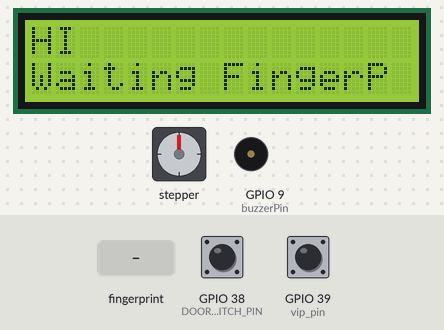
A sketch run on a simulated ESP32. Shown: stepper motor, 16×2 character LCD, buzzer (waves = sounding, pin HIGH). Wiring (inferred from the names in the program): stepper motor (2048 steps per turn assumed): coils GPIO 11, GPIO 12, GPIO 13, GPIO 5. The test bench sets the inputs (shaded band); at power-on: GPIO 38 (DOOR_SWITCH_PIN) HIGH, GPIO 39 (vip_pin) HIGH. Pins used as bus, display or sensor lines are not drawn; what the sketch prints to the serial monitor is not drawn.

Above: at 1.8 s.
1.9 s: GPIO 38 (DOOR_SWITCH_PIN) pulled LOW for 0.15 s
At 2.4 s:
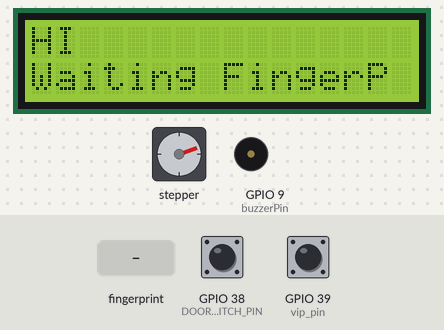
3.5 s: finger stored as number 1 placed on the sensor
At 4.6 s:
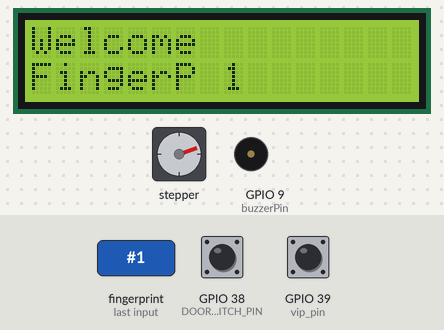
At 5.3 s:
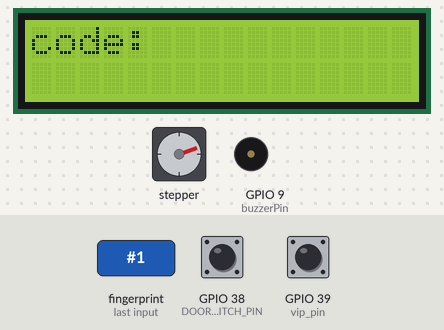
Timing chart, 0 to 6.8 s (numbered marks = the images above; inputs shaded):
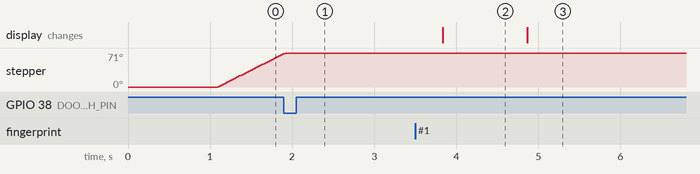

The sketch:

coffre_fort.ino
```cpp
#include "LCDIC2.h"
//LCDIC2 lcd(0x27, 16, 2);
#include <LiquidCrystal_I2C.h>
LiquidCrystal_I2C lcd(0x27, 16, 2);  // Adresse I2C de l'écran LCD et dimensions (20x4)


#define IN1   11
#define IN2   12
#define IN3   13
#define IN4   5

#define DOOR_SWITCH_PIN A2

int Steps = 0;
int Direction = 0;
const int number_steps = 2048; //= 2048/4
boolean door_closed = false;
const int Open_Time = 5000; //= 2048/4

int vip_pin = A3;

///
#include <Adafruit_Fingerprint.h>
const int buzzerPin = 9; // Broche du buzzer

#if (defined(__AVR__) || defined(ESP8266)) && !defined(__AVR_ATmega2560__)
// For UNO and others without hardware serial, we must use software serial...
// pin #2 is IN from sensor (GREEN wire)
// pin #3 is OUT from arduino  (WHITE wire)
// Set up the serial port to use softwareserial..
SoftwareSerial mySerial(2, 3);

#else
// On Leonardo/M0/etc, others with hardware serial, use hardware serial!
// #0 is green wire, #1 is white
#define mySerial Serial1

#endif


Adafruit_Fingerprint finger = Adafruit_Fingerprint(&mySerial);

//

void setup()
{
  Serial.begin(9600);
  pinMode(IN1, OUTPUT);
  pinMode(IN2, OUTPUT);
  pinMode(IN3, OUTPUT);
  pinMode(IN4, OUTPUT);
  pinMode(buzzerPin, OUTPUT); // Set buzzer - pin 9 as an output
  pinMode(DOOR_SWITCH_PIN, INPUT_PULLUP);
  pinMode(vip_pin, INPUT_PULLUP);

  //  lcd.begin();  // Initialisation de l'écran LCD
  lcd.init();  // Initialisation de l'écran LCD
  lcd.backlight();  // Activation du rétroéclairage

  updateLCD("HI", "Waiting FingerP");
  fingerSetup();

  closeDoor();
  //  delay(1000);
  //
  //  delay(1000);
  //  closeDoor();
  // delay(1000);
}
void loop()
{
  fingerLoop();
  vipHandler();
}

void closeDoor() {
  updateDoorStatus();
  while (!door_closed) {
    updateDoorStatus();
    stepper(-1);


  }

}

void stepper(double nbStep) {
  if (nbStep >= 0) {
    Direction = 1;
  } else {
    Direction = 0;
    nbStep = -nbStep;
  }
  for (int x = 0; x < nbStep * 8; x++) {
    switch (Steps) {
      case 0:
        digitalWrite(IN1, LOW);
        digitalWrite(IN2, LOW);
        digitalWrite(IN3, LOW);
        digitalWrite(IN4, HIGH);
        break;
      case 1:
        digitalWrite(IN1, LOW);
        digitalWrite(IN2, LOW);
        digitalWrite(IN3, HIGH);
        digitalWrite(IN4, HIGH);
        break;
      case 2:
        digitalWrite(IN1, LOW);
        digitalWrite(IN2, LOW);
        digitalWrite(IN3, HIGH);
        digitalWrite(IN4, LOW);
        break;
      case 3:
        digitalWrite(IN1, LOW);
        digitalWrite(IN2, HIGH);
        digitalWrite(IN3, HIGH);
        digitalWrite(IN4, LOW);
        break;
      case 4:
        digitalWrite(IN1, LOW);
        digitalWrite(IN2, HIGH);
        digitalWrite(IN3, LOW);
        digitalWrite(IN4, LOW);
        break;
      case 5:
        digitalWrite(IN1, HIGH);
        digitalWrite(IN2, HIGH);
        digitalWrite(IN3, LOW);
        digitalWrite(IN4, LOW);
        break;
      case 6:
        digitalWrite(IN1, HIGH);
        digitalWrite(IN2, LOW);
        digitalWrite(IN3, LOW);
        digitalWrite(IN4, LOW);
        break;
      case 7:
        digitalWrite(IN1, HIGH);
        digitalWrite(IN2, LOW);
        digitalWrite(IN3, LOW);
        digitalWrite(IN4, HIGH);
        break;
      default:
        digitalWrite(IN1, LOW);
        digitalWrite(IN2, LOW);
        digitalWrite(IN3, LOW);
        digitalWrite(IN4, LOW);
        break;
    }
    delayMicroseconds(1000);
    if (Direction == 1) {
      Steps++;
    }
    if (Direction == 0) {
      Steps--;
    }
    if (Steps > 7) {
      Steps = 0;
    }
    if (Steps < 0) {
      Steps = 7;
    }
  }
}

void updateDoorStatus() {
  // Update the status of the door
  if (digitalRead(DOOR_SWITCH_PIN) == LOW) {
    door_closed = true;
  } else {
    door_closed = false;
  }

}
void updateLCD(String msg1, String msg2) {

  // Update the LCD display
  lcd.clear();
  lcd.setCursor(0, 0);
  lcd.print(msg1);
  lcd.setCursor(0, 1);
  lcd.print(msg2);

}

void openDoor() {

  stepper(number_steps);
}
```

myFinger.ino
```cpp
void fingerSetup()
{
  //  //  Serial.begin(9600);
  //  while (!Serial);  // For Yun/Leo/Micro/Zero/...
  //  delay(100);
  //  Serial.println("\n\nAdafruit finger detect test");

  // set the data rate for the sensor serial port
  finger.begin(57600);
  //  delay(5);
  //  if (finger.verifyPassword()) {
  //    Serial.println("Found fingerprint sensor!");
  //  } else {
  //    Serial.println("Did not find fingerprint sensor :(");
  //    while (1) {
  //      delay(1);
  //    }
  //  }


  finger.getTemplateCount();

  if (finger.templateCount == 0) {
    Serial.print("Sensor doesn't contain any fingerprint data. Please run the 'enroll' example.");
  }
  else {
    Serial.println("Waiting for valid finger...");
    Serial.print("Sensor contains "); Serial.print(finger.templateCount); Serial.println(" templates");
  }
}

void fingerLoop()                     // run over and over again
{
  getFingerprintID();
  delay(50);            //don't ned to run this at full speed.
}

uint8_t getFingerprintID() {
  uint8_t p = finger.getImage();
  switch (p) {
    case FINGERPRINT_OK:
      Serial.println("Image taken");
      break;
    case FINGERPRINT_NOFINGER:
      //      Serial.println("No finger detected");
      return p;
    case FINGERPRINT_PACKETRECIEVEERR:
      //      Serial.println("Communication error");
      return p;
    case FINGERPRINT_IMAGEFAIL:
      //      Serial.println("Imaging error");
      return p;
    default:
      //      Serial.println("Unknown error");
      return p;
  }

  // OK success!

  p = finger.image2Tz();
  switch (p) {
    case FINGERPRINT_OK:
      Serial.println("Image converted");
      break;
    case FINGERPRINT_IMAGEMESS:
      Serial.println("Image too messy");
      return p;
    case FINGERPRINT_PACKETRECIEVEERR:
      Serial.println("Communication error");
      return p;
    case FINGERPRINT_FEATUREFAIL:
      Serial.println("Could not find fingerprint features");
      return p;
    case FINGERPRINT_INVALIDIMAGE:
      Serial.println("Could not find fingerprint features");
      return p;
    default:
      Serial.println("Unknown error");
      return p;
  }

  // OK converted!
  p = finger.fingerSearch();
  if (p == FINGERPRINT_OK) {
    updateLCD("Welcome", "FingerP " + String(finger.fingerID));
    delay(1000);
    updateLCD("Please", "Insert Password");
    if (checkPassword()) {
      Serial.println("Found a print match!");
      tone(buzzerPin, 1000, 1000); //generate sound signal

      openDoor();
      // Generate a tone of 1000Hz for 1 second
      delay(Open_Time);
      closeDoor();
      updateLCD("HI", "Waiting FingerP");
    }


  } else if (p == FINGERPRINT_PACKETRECIEVEERR) {
    Serial.println("Communication error");
    return p;
  } else if (p == FINGERPRINT_NOTFOUND) {
    Serial.println("Did not find a match");
    updateLCD("Sorry ", "Not found!");
    delay(3000);
    updateLCD("HI", "Waiting FingerP");
    return p;
  } else {
    Serial.println("Unknown error");
    return p;
  }


  // found a match!
  Serial.print("Found ID #"); Serial.print(finger.fingerID);
  Serial.print(" with confidence of "); Serial.println(finger.confidence);

  return finger.fingerID;
}

// returns -1 if failed, otherwise returns ID #
int getFingerprintIDez() {
  uint8_t p = finger.getImage();
  if (p != FINGERPRINT_OK)  return -1;

  p = finger.image2Tz();
  if (p != FINGERPRINT_OK)  return -1;

  p = finger.fingerFastSearch();
  if (p != FINGERPRINT_OK)  return -1;


  // found a match!
  Serial.print("Found ID #"); Serial.print(finger.fingerID);
  Serial.print(" with confidence of "); Serial.println(finger.confidence);
  return finger.fingerID;
}
```

myKeyPad.ino
```cpp
#include <Keypad.h>
const char* correctPassword = "1234";  // Mot de passe correct
const byte ROWS = 4;
const byte COLS = 10;

char hexaKeys[ROWS][COLS] = {
  {'1', '2', '3'},
  {'4', '5', '6'},
  {'7', '8', '9'},
  {'*', '0', '#'}
};

byte rowPins[ROWS] = {A1, 8, 7, 6};
byte colPins[COLS] = {A0, 4, 10};

Keypad keypad = Keypad(makeKeymap(hexaKeys), rowPins, colPins, ROWS, COLS);

bool checkPassword()
{
  String enteredPassword;
  char key = keypad.getKey();
  lcd.clear();
  lcd.print("code:");
  while (key != '#')
  {
    if (key)
    {
      //      Serial.println(key);
      lcd.print("*");
      enteredPassword += key;
    }
    key = keypad.getKey();
  }
  lcd.println();
  return enteredPassword.equals(correctPassword);
}


void vipHandler() {
  if ((!digitalRead(vip_pin) && door_closed)) {

    tone(buzzerPin, 2000, 5000); //generate sound
  }


}
```

Measured:
- after the input at 1.9 s, stepper: goes on until 1.9 s, then stays 71°
- after the input at 3.5 s, the display: changes after 0.34 s (image 2)
- what the display in image 2 shows lasts 1.1 s, from 3.8 s to 4.9 s
